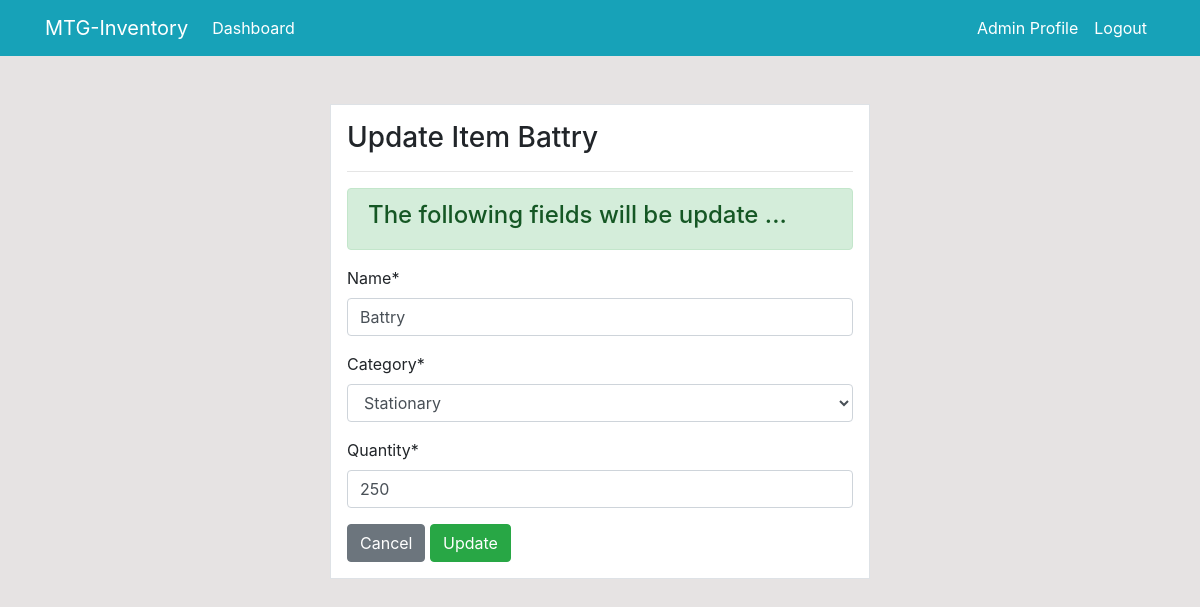
The page /dashboard/product/3/update/ (signed in) on the database as committed earlier.
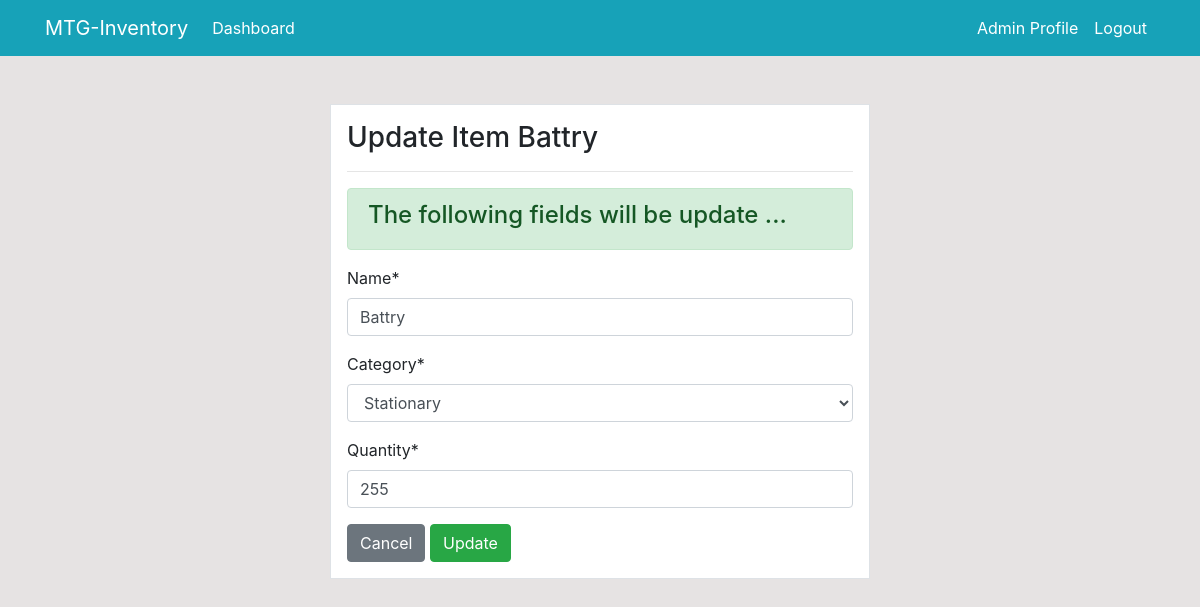
The same page on the database as committed later.
### homepage/models.py (models this page shows, shortened)
class Product (models.Model):
    name = models.CharField(max_length=200, null=True)
    category = models.CharField(max_length=20, choices=CATEGORY, null=True)
    quantity = models.PositiveIntegerField(null=True)
    class Meta:
        verbose_name_plural = 'Product ***'

### homepage/views.py (the view)
# urls.py: path('product/<int:pk>/update/',views.product_update,name='dashboard_product_update'),
@login_required
def product_update(request,pk):
    item=Product.objects.get(id=pk)
    if request.method=='POST':
        form=ProductForm(request.POST, instance=item)
        if form.is_valid():
            form.save()
            return redirect('dashboard_products')
    else:
        form=ProductForm(instance=item)
    context={
        'items':item,
        'form':form,
    }
    return render(request,'dashboard/products_update.html',context)

### homepage/forms.py
class ProductForm(forms.ModelForm):
    class Meta:
        model = Product
        fields=['name','category','quantity']

### templates/dashboard/products_update.html (shortened to what this page needs)
{% extends 'partials/base.html'%}
{% load crispy_forms_tags %}
{% block content %}
<div class="container">
    <div class="row mt-5">
        <div class="col-md-6 offset-md-3">
            <div class="border bg-white p-3">
                <h3>Update Item {{ items.name }}</h3>
                <hr>
                <div class="alert alert-success" role="alert">
                    <h4 class="alert-heading">The following fields will be update ...</h4>
                  </div>
                  <form method="POST">
                      {{ form|crispy }}
                    <a class="btn btn-secondary" href="{% url 'dashboard_products' %}">Cancel</a>
                    <input class="btn btn-success" type="submit" value="Update">
                    </form>
            </div>
        </div>
    </div>
</div>
{% endblock %}

Rows that differ between the two databases and show on the page:
changed Product "Battry": quantity "250" → "255"
